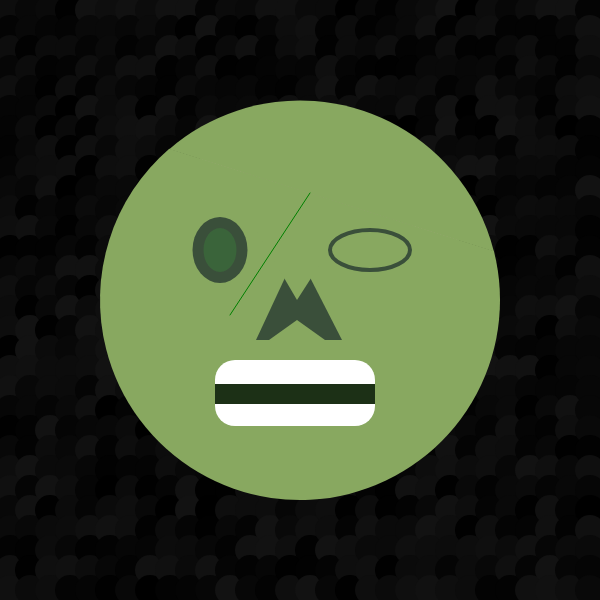
Frame 1 (no input)
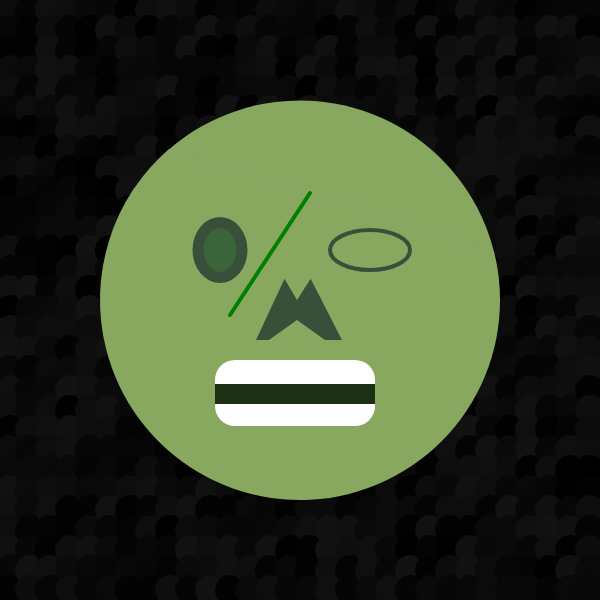
Frame 60 (no input)
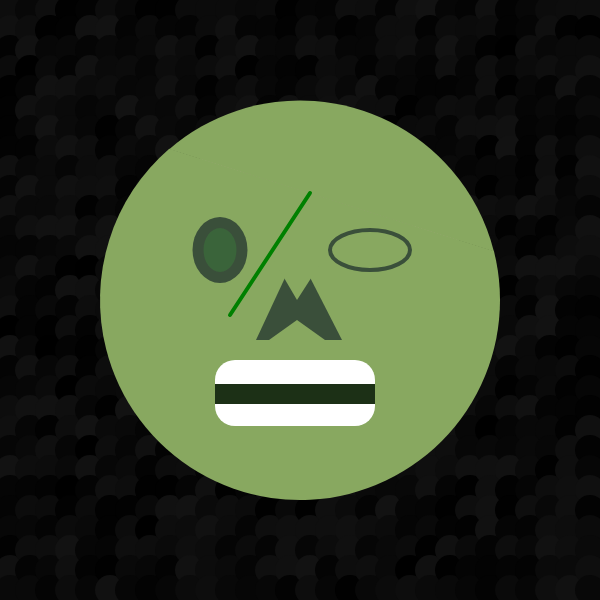
Frame 120 (the mouse pressed at the canvas centre since frame 60)

The p5.js sketch that drew these frames (run headless with seeded random() and noise() and a simulated clock; from frame 60 on, the mouse is pressed at the canvas centre):

// p5.js sketch
// ── sketch.js

let lxo = 200;
let lyo = 200;

let topHeadX;
let topHeadY = lyo + 100.5;


function setup() {
  createCanvas(600,600);
  background(0);
  noStroke();
}

function draw() {
  background(0);

backgroundCircle(); 
face(250, 200)



}   
/////////////////////////////////////////////////DRAW ENDS



function face (lxo, lyo) {
// brain
fill(242, 157, 217);
circle(60 + lxo, 60 + lyo,300);
  // brain shading
fill(201, 129, 180);
circle(60 + lxo, 60 + lyo,220);


// lower half of head
fill(136, 168, 96);
arc(50 + lxo, 100 + lyo, 400, 400, 94, 4, OPEN);

line(50 + lxo, 100 + lyo, 400)
noStroke();

//top head + movement
  if ( mouseX >= lxo - 10 && mouseX <= lxo + 100 && mouseY <= lyo + 50)  {
  // if ( mouseX >= 190 && mouseX <= 300 && mouseY <= 250)

    topHeadY = constrain(mouseY + 50, lyo , lyo + 200);

    // topHeadY = constrain(topHeadY - lyo, lyo + 40, lyo + 160)
    

  }

topHead(lxo, lyo);




//mouth
fill(255, 255, 255);
rect(-35 + lxo, 160 + lyo,160,66,20);
//mouth fill
fill(28, 48, 22);
rect( lxo + -35, lyo + 184, 160 ,20, );


//nose
fill(58, 79, 58);
triangle(lxo + 92, lyo + 140, lxo + 6, lyo + 140, lxo + 47, lyo + 52);

//fill(136, 168, 96);

fill(136, 168, 96);
triangle(lxo + 92, lyo + 30, lxo + 6, lyo + 30, lxo + 47, lyo + 100);

fill(136, 168, 96);
triangle(lxo + 19, lyo + 140, lxo + 75, lyo + 140, lxo + 47, lyo + 120);


//scar
stroke ('green');
line(lxo - 20, lyo + 115, lxo + 60, lyo -7);
noStroke(0);


//eye left
fill(58, 79, 58);
ellipse(-30 + lxo, 50 + lyo,55,66);

fill(58, 100, 58);
ellipse(-30 + lxo, 50 + lyo,33,44);


//eye right
strokeWeight(4)
stroke(58, 79, 58);
noFill(58, 79, 58);
// circle(120 + lxo, 50 + lyo,55);
ellipse(120 + lxo, 50 + lyo,80,40);
noStroke();


// Bite if click while in mouth
if ( mouseX >= lxo - 35 && mouseX <= lxo + 125 && mouseY >= lyo + 160 && mouseY <= lyo + 226 && mouseIsPressed) {

fill(255, 255, 255);
rect(-35 + lxo, 160 + lyo,160,66,20);
//blood screen
fill(255, 0, 0, 150);
square(0,0, 600, );

  for (let i = 0; i < 600; i += 120) {

    for (let j = 0; j < 600; j += 120) {

      if (random(0,10) <= 1) {  
        
        splatRand = random(255) ;
        opacityRand = random(0,150);
        sizeRand = random(1, 400);

        frameRate(3);
        fill(255, 0, 0, opacityRand);
        ellipse( i+5, j+5, sizeRand, sizeRand);

      }

    }
    
  }

} else {

    frameRate(60)

}

  /////////////////////////// temporary cords
  //   textAlign(CENTER);
  // textSize(16);

  // // Display the mouse's coordinates.
  // text(`x: ${mouseX} y: ${mouseY}`, 300, 600);

////////////////////////////////////////////////


 // ------------------------face end
}



function topHead(lxo, lyo) {
  fill(136, 168, 96);
  arc(lxo + 50, topHeadY, 400, 400, 4, 94, OPEN);

  // fill(136, 168, 96);
  // arc(lxo + 50, topHeadY, 400, 400, 4, 94, OPEN);


}

function backgroundCircle(){
          // init, test ; change
  frameRate(3);
  
  for (let i = 0; i < 600; i += 20) {


    for (let j = 0; j < 600; j += 20) {
      
      rand = random(18);

      fill(rand);
      
      circle( i+10 , j+10, 30,)
      
    }
  }


}


console.log ('Completed')
   
